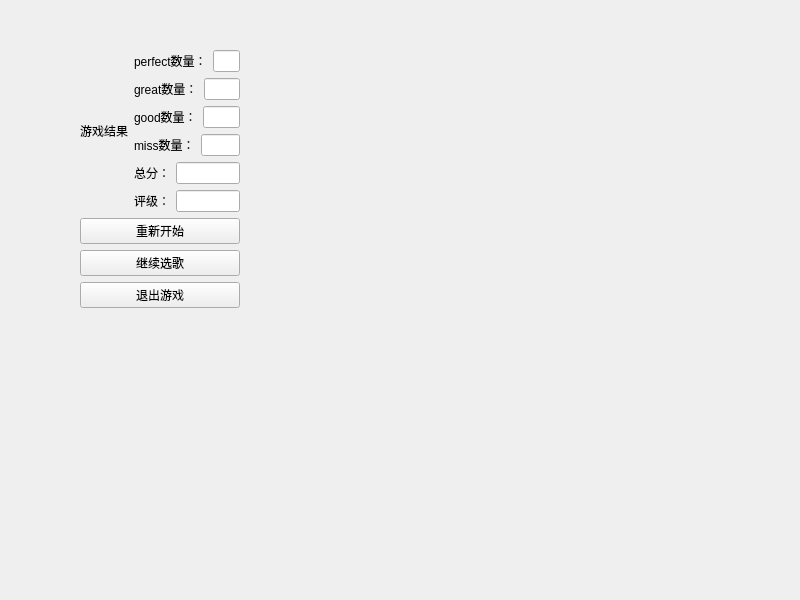
<?xml version="1.0" encoding="UTF-8"?>
<ui version="4.0">
 <class>Settlement_interface</class>
 <widget class="QWidget" name="Settlement_interface">
  <property name="geometry">
   <rect>
    <x>0</x>
    <y>0</y>
    <width>800</width>
    <height>600</height>
   </rect>
  </property>
  <property name="windowTitle">
   <string>Settlement_interface</string>
  </property>
  <widget class="QWidget" name="verticalLayoutWidget_2">
   <property name="geometry">
    <rect>
     <x>80</x>
     <y>50</y>
     <width>160</width>
     <height>258</height>
    </rect>
   </property>
   <layout class="QVBoxLayout" name="verticalLayout_2">
    <item>
     <layout class="QHBoxLayout" name="horizontalLayout_6">
      <item>
       <layout class="QHBoxLayout" name="horizontalLayout">
        <item>
         <widget class="QLabel" name="label">
          <property name="text">
           <string>游戏结果</string>
          </property>
         </widget>
        </item>
        <item>
         <layout class="QVBoxLayout" name="verticalLayout">
          <item>
           <layout class="QHBoxLayout" name="horizontalLayout_2">
            <item>
             <widget class="QLabel" name="label_2">
              <property name="text">
               <string>perfect数量：</string>
              </property>
             </widget>
            </item>
            <item>
             <widget class="QLineEdit" name="lineEdit_2"/>
            </item>
           </layout>
          </item>
          <item>
           <layout class="QHBoxLayout" name="horizontalLayout_3">
            <item>
             <widget class="QLabel" name="label_3">
              <property name="text">
               <string>great数量：</string>
              </property>
             </widget>
            </item>
            <item>
             <widget class="QLineEdit" name="lineEdit"/>
            </item>
           </layout>
          </item>
          <item>
           <layout class="QHBoxLayout" name="horizontalLayout_4">
            <item>
             <widget class="QLabel" name="label_4">
              <property name="text">
               <string>good数量：</string>
              </property>
             </widget>
            </item>
            <item>
             <widget class="QLineEdit" name="lineEdit_3"/>
            </item>
           </layout>
          </item>
          <item>
           <layout class="QHBoxLayout" name="horizontalLayout_5">
            <item>
             <widget class="QLabel" name="label_5">
              <property name="text">
               <string>miss数量：</string>
              </property>
             </widget>
            </item>
            <item>
             <widget class="QLineEdit" name="lineEdit_4"/>
            </item>
           </layout>
          </item>
          <item>
           <layout class="QHBoxLayout" name="horizontalLayout_7">
            <item>
             <widget class="QLabel" name="label_6">
              <property name="text">
               <string>总分：</string>
              </property>
             </widget>
            </item>
            <item>
             <widget class="QLineEdit" name="lineEdit_5"/>
            </item>
           </layout>
          </item>
          <item>
           <layout class="QHBoxLayout" name="horizontalLayout_8">
            <item>
             <widget class="QLabel" name="label_7">
              <property name="text">
               <string>评级：</string>
              </property>
             </widget>
            </item>
            <item>
             <widget class="QLineEdit" name="lineEdit_6"/>
            </item>
           </layout>
          </item>
         </layout>
        </item>
       </layout>
      </item>
     </layout>
    </item>
    <item>
     <widget class="QPushButton" name="pushButton">
      <property name="text">
       <string>重新开始</string>
      </property>
     </widget>
    </item>
    <item>
     <widget class="QPushButton" name="pushButton_2">
      <property name="text">
       <string>继续选歌</string>
      </property>
     </widget>
    </item>
    <item>
     <widget class="QPushButton" name="pushButton_3">
      <property name="text">
       <string>退出游戏</string>
      </property>
     </widget>
    </item>
   </layout>
  </widget>
 </widget>
 <resources/>
 <connections/>
</ui>
